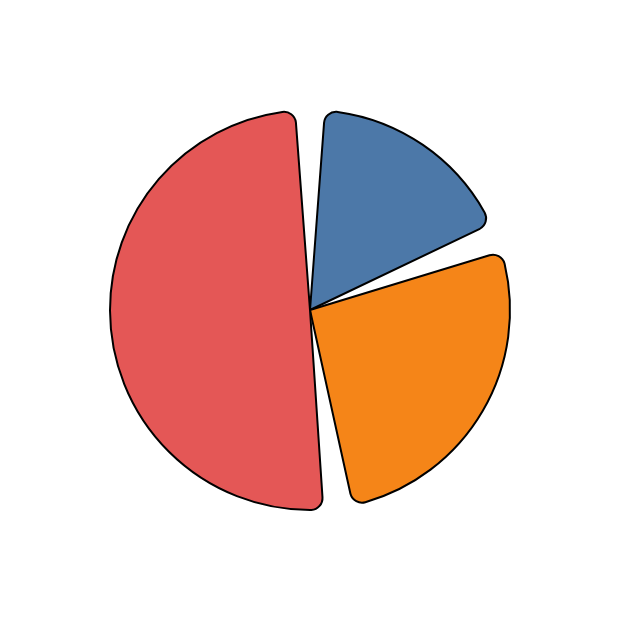

The specification (Vega-Lite) saved for this image:
### Vega specification from a JSON file in a GitHub repository (floating-point values rounded to 4 significant figures)
{"$schema": "https://vega.github.io/schema/vega/v6.json", "width": 300, "height": 300, "padding": 5, "autosize": "none", "background": "white", "data": [{"name": "t", "values": [{"i": 0, "a0": 0, "a1": 1.2, "ir": 0, "or": 100}, {"i": 1, "a0": 1.2, "a1": 3, "ir": 0, "or": 100}, {"i": 2, "a0": 3, "a1": 6.283, "ir": 0, "or": 100}]}], "scales": [{"name": "c", "type": "ordinal", "domain": {"data": "t", "field": "i"}, "range": "category"}], "marks": [{"type": "arc", "from": {"data": "t"}, "encode": {"update": {"x": {"value": 150}, "y": {"value": 150}, "startAngle": {"field": "a0"}, "endAngle": {"field": "a1"}, "innerRadius": {"field": "ir"}, "outerRadius": {"field": "or"}, "fill": {"scale": "c", "field": "i"}, "stroke": {"value": "black"}, "strokeWidth": {"value": 1}, "padAngle": {"value": 0.15}, "cornerRadius": {"value": 6}}}}]}
